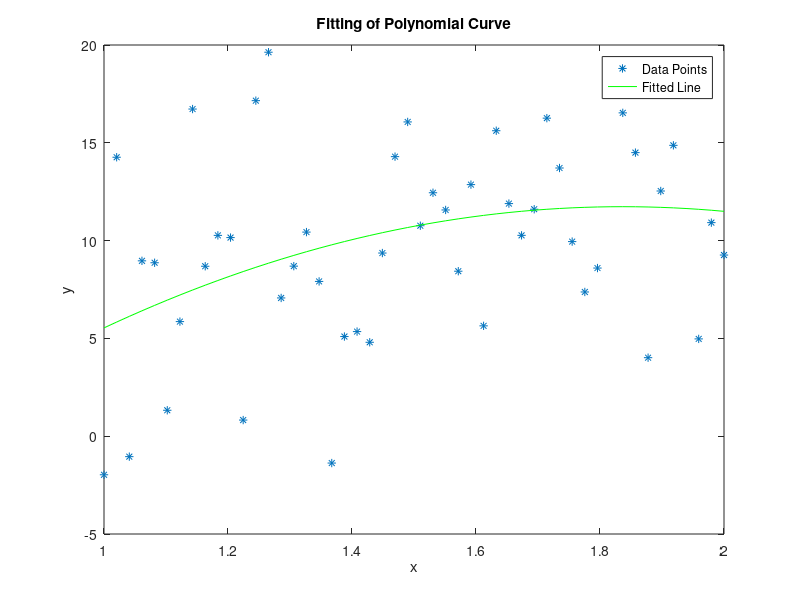

Write MATLAB code to recreate this figure.
R = 007; 
M = 1;  
W = 18;
n=50;
x=linspace(1,2,50);
y = R * x + randn(1, n) * 5;
figure;
plot(x, y, '*', 'DisplayName', 'Data Points');
hold on;
p = polyfit(x, y, 2); 
y_fit = polyval(p, x);

plot(x, y_fit, 'g', 'DisplayName', 'Fitted Line');
xlabel('x'); 
ylabel('y'); 
title('Fitting of Polynomial Curve');
legend('show');